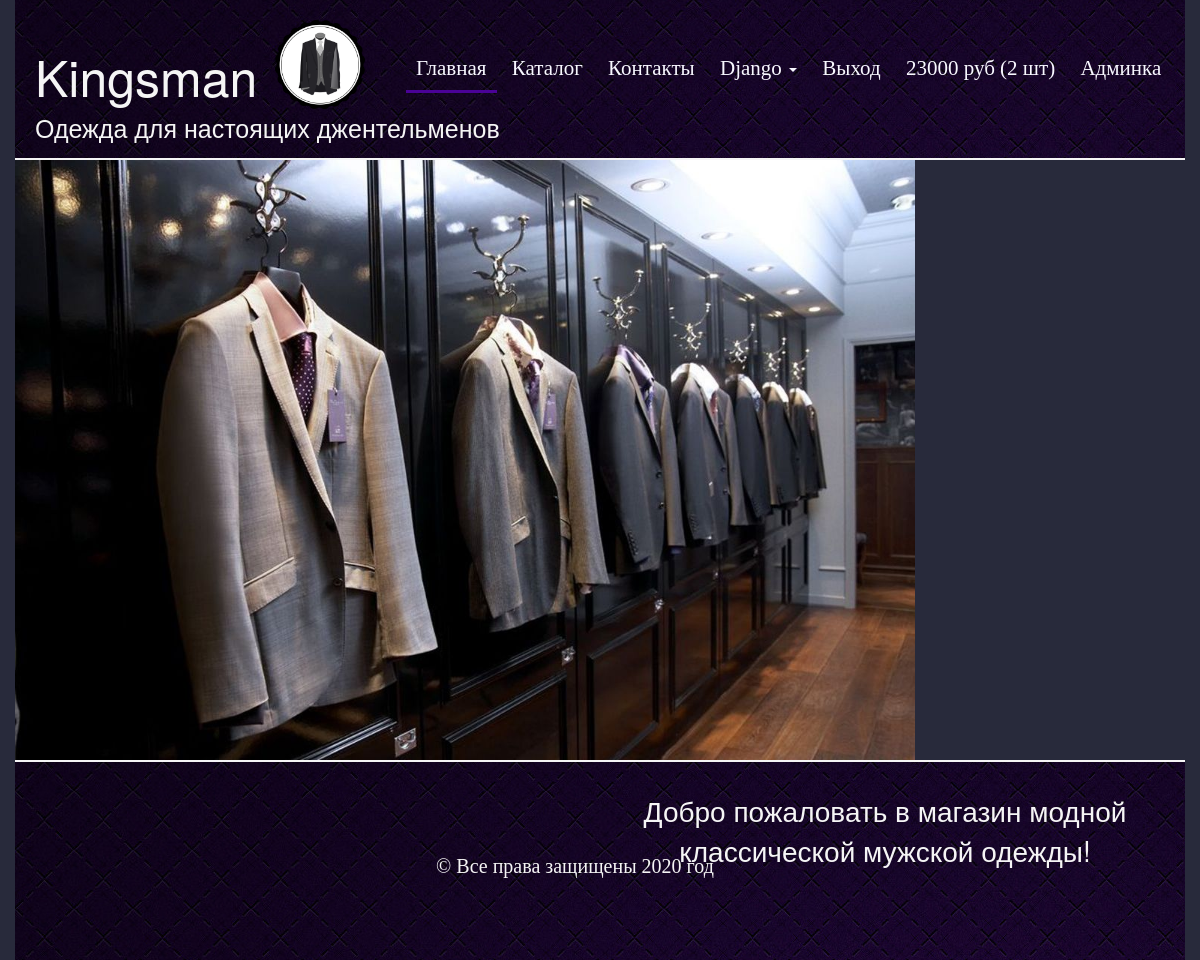
Page / (signed in) on the committed database.
### authapp/models.py (models this page shows, shortened)
class ShopUser(AbstractUser):
    age = models.PositiveSmallIntegerField(verbose_name='возраст', null=True)
    avatar = models.ImageField(upload_to='users_avatars', blank=True)
    activation_key = models.CharField(max_length=128, blank=True)
    activation_key_expires = models.DateTimeField(default=get_activation_key_expires)

### basketapp/models.py (models this page shows, shortened)
class Basket(models.Model):
    user = models.ForeignKey(ShopUser, on_delete=models.CASCADE,
                             related_name='basket')
    product = models.ForeignKey(Product, on_delete=models.CASCADE)
    quantity = models.PositiveIntegerField('количество', default=0)
    add_datetime = models.DateTimeField(verbose_name='время', auto_now_add=True)
    @property
    def product_cost(self):
        return self.product.price * self.quantity
    @property
    def total_quantity(self):
        return sum(self.user.basket.values_list('quantity', flat=True))
    @property
    def total_cost(self):
        return sum(map(lambda x: x.product_cost, self.user.basket.all()))

### mainapp/models.py (models this page shows)
class Product(models.Model):
    category = models.ForeignKey(ProductCategory, verbose_name='категория продукта', on_delete=models.CASCADE)
    name = models.CharField('имя продукта', max_length=128)
    image = models.ImageField(upload_to='products_images', blank=True)
    short_desc = models.CharField('краткое описание', max_length=64, blank=True)
    desc = models.TextField('описание товара', blank=True)
    price = models.DecimalField('цена продукта', max_digits=8, decimal_places=2, default=0)
    quantity = models.PositiveIntegerField('количество на складе', default=0)
    is_active = models.BooleanField(default=True)

### mainapp/views.py (the view)
# urls.py: path('', mainapp.IndexView.as_view(), name='index'),
class IndexView(TemplateView):
    template_name = "mainapp/index.html"
    def get_context_data(self, **kwargs):
        context = super().get_context_data()
        context['year'] = date.year
        context['page_title'] = 'Главная'
        return context

### basketapp/context_processors.py (called while the page is built)
def basket(request):
    if request.user.is_authenticated:
        basket = request.user.basket.all()
    else:
        basket = []
    return {
        'basket':basket,
    }

### mainapp/context_processors.py (called while the page is built)
def menu(request):
    menu = ProductCategory.objects.filter(is_active=True)
    return {
        'categories': menu,
    }

### mainapp/templates/mainapp/index.html
{% extends 'mainapp/base.html' %}
{% load static %}
{% block bodyContent %}
    {% include 'mainapp/includes/inc__main_menu.html' %}
    <div class="slider">
        <img class="slider_pic" src="{% static 'img/slider3.jpg' %}" alt="">
        <span class="description">Добро пожаловать в магазин модной классической мужской одежды!</span>
    </div>
{% endblock %}

### mainapp/templates/mainapp/includes/inc__main_menu.html (shortened to what this page needs)
{% load static %}
<div class="header"><span class="name">Kingsman</span> <span
        class="slogan">Одежда для настоящих джентельменов</span>
    <img width="90" class="logo" src="{% static 'img/logo.png' %}" alt="">
    <ul class="main_menu">
        <li><a href="{% url 'main:index' %}" {% if request.path == '/' %} class="active_link" {% endif %}>Главная</a>
        </li>
        <li>
            <a href="{% url 'main:category_products' 0 %}"
                    >Каталог</a>
        </li>
        <li><a href="{% url 'main:contacts' %}" {% if request.path == '/contacts/' %} class="active_link" {% endif %}>Контакты</a>
        </li>
        {% if user.is_authenticated %}
            <li>
                <div class="dropdown">
                    <a class="dropdown-toggle" href="" data-toggle="dropdown">
                        {{ user.first_name|default:'пользователь'|title }}
                        <span class="caret"></span>
                    </a>
                </div>
            </li>
        {% endif %}
        <li>
            {% if user.is_authenticated %}
                <a href="{% url 'auth:logout' %}">
                    Выход
                </a>
            {% else %}
                <a href="{% url 'auth:login' %}">
                    Вход
                </a>
            {% endif %}
        </li>
        <li>
            {% if user.is_authenticated %}
                <li>
                    {% if basket %}
                        <a href="{% url 'basket:index' %}">
                        <span>
                                {{ basket.0.total_cost|floatformat:0 }} руб ({{ basket.0.total_quantity }} шт)
                        </span>
                        </a>
                    {% endif %}
                </li>
            {% endif %}
        </li>
        <li>
            {% if user.is_superuser %}
                <a href="{% url 'my_admin:index' %}">
                    <span>
                        Админка
                    </span>
                </a>
            {% endif %}
        </li>
    </ul>
</div>

### static/css/styles.css (style rules this page uses)
html, body { background-color: #fffaf0; }
.header { margin: 0 auto; position: relative; border-bottom: 2px solid whitesmoke; height: 160px; background-image: url(/static/img/body_texture.jpg); }
.description { width: 600px; float: right; text-align: center; font-size: 2em; color: whitesmoke; display: block; margin-top: 30px; }
.slider { margin: 0 auto; min-height: 600px; float: left; height: 600px; }
.slider_pic { width: 900px; height: 600px; }
.name { position: absolute; font-size: 50px; color: whitesmoke; margin-top: 40px; margin-left: 20px; }
.slogan { position: absolute; margin-top: 110px; font-size: 25px; color: whitesmoke; margin-left: 20px; }
.logo { position: absolute; margin-top: 20px; margin-left: 260px; }
.main_menu { position: absolute; list-style-type: none; font-family: serif; font-size: 1.5em; margin-left: 30%; margin-top: 4.5%; }
.main_menu li { display: inline-block; }
.main_menu li a { text-decoration: none; color: ghostwhite; padding: 10px; }
.active_link { border-bottom: 3px solid #4A0297; }

### rows in the picture
ShopUser: first_name "Django"
Basket: user+product+quantity "23000", user "2"

### other values in the picture
{{ year }} "2020"
